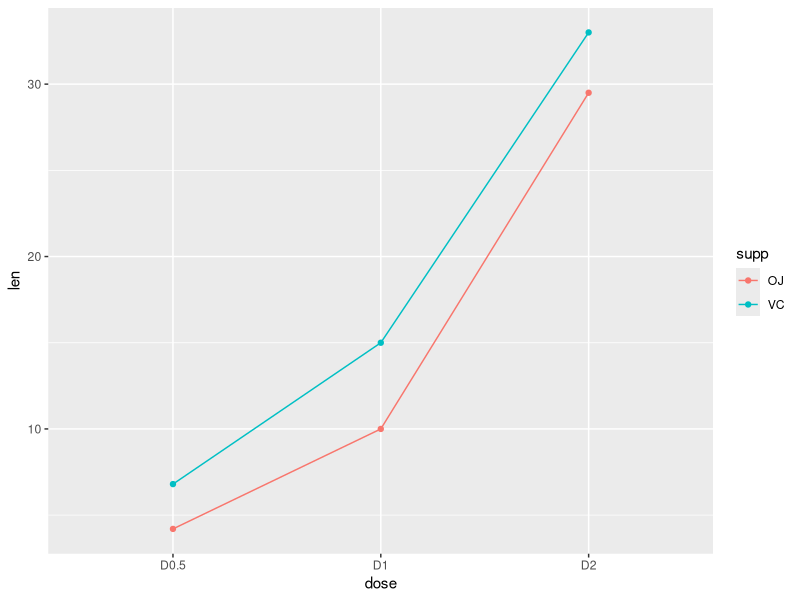

Here is the R script that generated this plot:
library(ggplot2)

VOCPlot = function(){
  
  
}

df2 <- data.frame(supp=rep(c("VC", "OJ"), each=3),
                  dose=rep(c("D0.5", "D1", "D2"),2),
                  len=c(6.8, 15, 33, 4.2, 10, 29.5))
head(df2)
p<-ggplot(df2, aes(x=dose, y=len, group=supp)) +
  geom_line(aes(color=supp))+
  geom_point(aes(color=supp))
p
